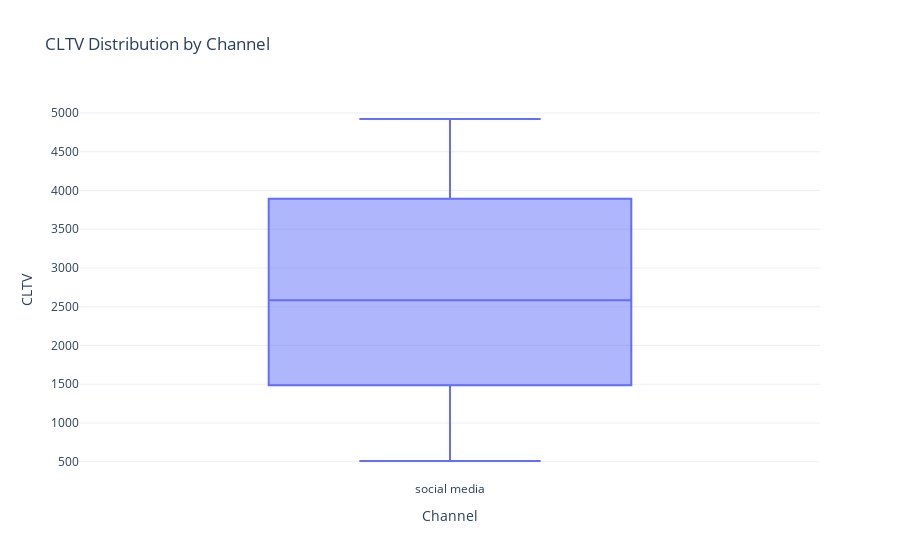

Notebook code cell kept with this figure:
### Markdown cell above
# Now let’s compare the CLTV distributions of the social media and referral channels

### Code cell
subset=data.loc[data['channel'].isin(['social media','refrral'])]
fig=px.box(subset,x='channel',y='cltv',title="CLTV Distribution by Channel")
fig.update_xaxes(title='Channel')
fig.update_yaxes(title='CLTV')
fig.update_layout(legend_title='Channel')
fig.show()

### Figure 1 — Plotly figure (JSON) as saved in the notebook; plotly's stock layout.template omitted (floating-point values rounded to 4 significant figures; data arrays with more than 128 entries replaced by an {"elided": "..."} marker saying what was removed)
{"data": [{"alignmentgroup": "True", "hovertemplate": "channel=%{x}<br>cltv=%{y}<extra></extra>", "legendgroup": "", "marker": {"color": "#636efa"}, "name": "", "notched": false, "offsetgroup": "", "orientation": "v", "showlegend": false, "type": "box", "x": {"elided": "185 str values"}, "x0": " ", "xaxis": "x", "y": {"elided": "185 float values"}, "y0": " ", "yaxis": "y"}], "layout": {"boxmode": "group", "legend": {"title": {"text": "Channel"}, "tracegroupgap": 0}, "title": {"text": "CLTV Distribution by Channel"}, "xaxis": {"anchor": "y", "domain": [0, 1], "title": {"text": "Channel"}}, "yaxis": {"anchor": "x", "domain": [0, 1], "title": {"text": "CLTV"}}}}
